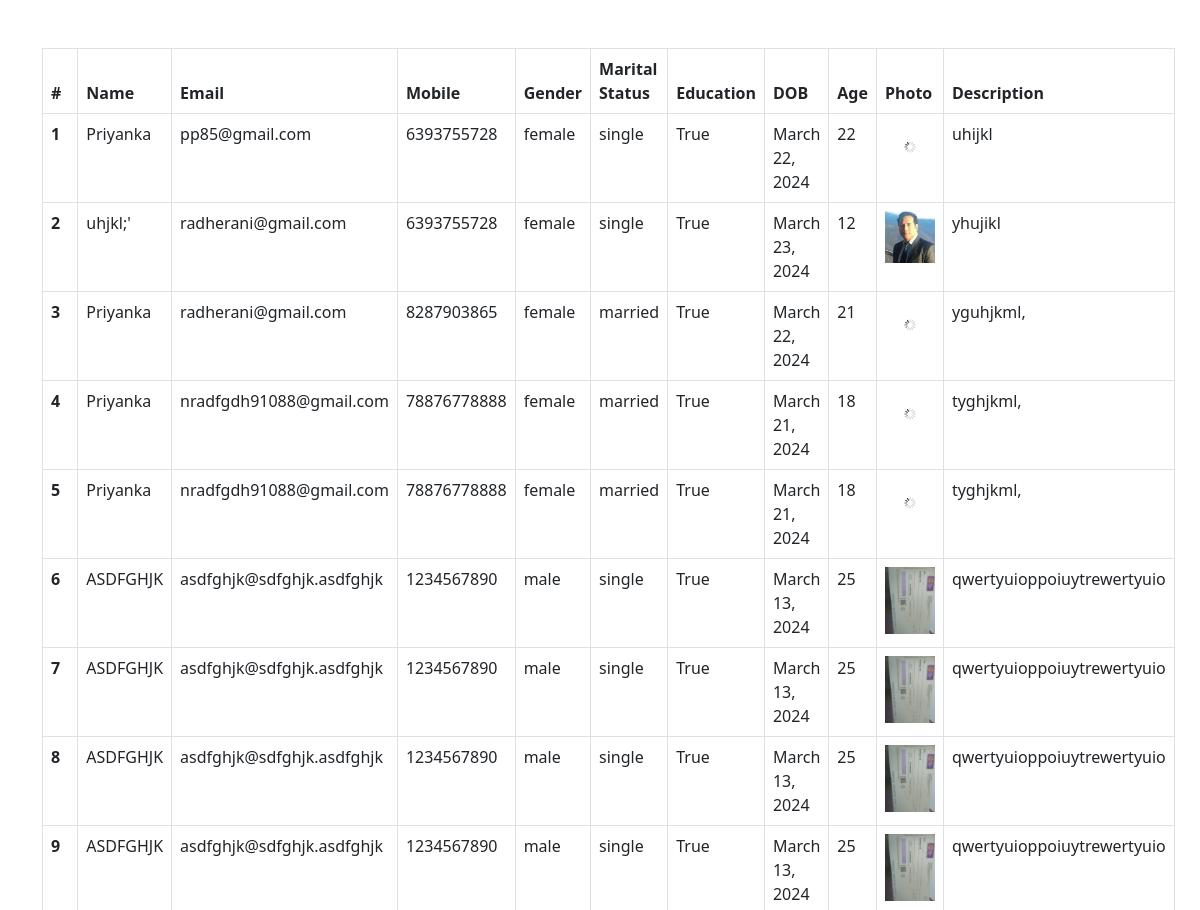
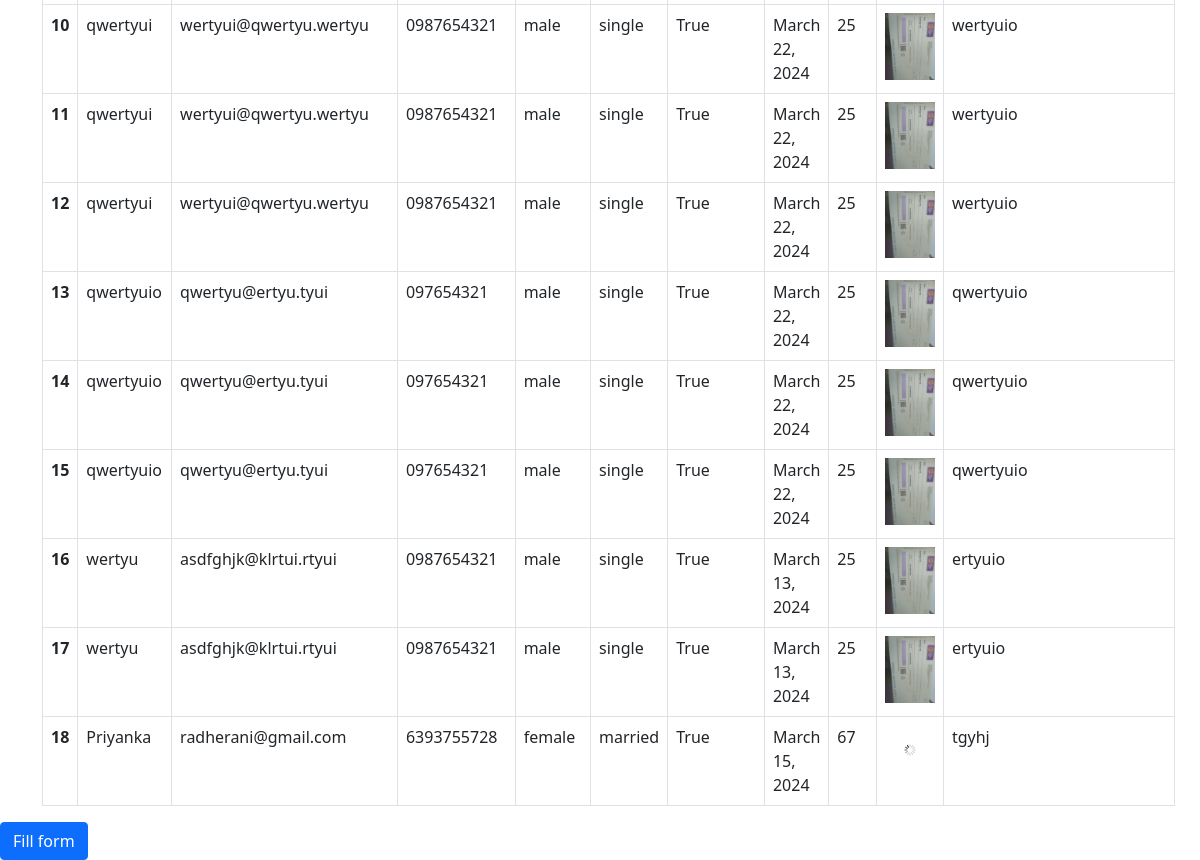
The page / on the database its author committed (2 pictures, top to bottom).
### enroll/models.py (models this page shows)
class Student(models.Model):
    name = models.CharField(max_length=100)
    email = models.EmailField(max_length=100)
    mobile = models.CharField(max_length=15)
    GENDER_CHOICES = (
        ('male', 'Male'),
        ('female', 'Female'),
        ('other', 'Other'),
    )
    gender = models.CharField(max_length=10, choices=GENDER_CHOICES)
    MARITAL_STATUS_CHOICES = (
        ('single', 'Single'),
        ('married', 'Married'),
        ('divorced', 'Divorced'),
        ('widowed', 'Widowed'),
    )
    marital_status = models.CharField(max_length=10, choices=MARITAL_STATUS_CHOICES)
    education = models.BooleanField(default=False)
    dob = models.DateField()
    age = models.IntegerField()
    photo = models.ImageField(upload_to='photos/')
    description = models.TextField()

### enroll/views.py (the view)
# urls.py: path('', views.student_list, name='student_list'),
def student_list(request):
    students = Student.objects.all()
    return render(request, 'home.html', {'students': students})

### enroll/templates/home.html (shortened to what this page needs)
<!DOCTYPE html>
<html lang="en">
<head>
    <link href="https://cdn.jsdelivr.net/npm/bootstrap@5.0.2/dist/css/bootstrap.min.css" rel="stylesheet">
</head>
<body>
<div class="container">
    <div class="row">
        <div class="col-md-12">
            <table class="table table-bordered mt-5">
                <thead>
                <tr>
                    <th scope="col">#</th>
                    <th scope="col">Name</th>
                    <th scope="col">Email</th>
                    <th scope="col">Mobile</th>
                    <th scope="col">Gender</th>
                    <th scope="col">Marital Status</th>
                    <th scope="col">Education</th>
                    <th scope="col">DOB</th>
                    <th scope="col">Age</th>
                    <th scope="col">Photo</th>
                    <th scope="col">Description</th>
                </tr>
                </thead>
                <tbody>
                {% for student in students %}
                    <tr>
                        <th scope="row">{{ forloop.counter }}</th>
                        <td>{{ student.name }}</td>
                        <td>{{ student.email }}</td>
                        <td>{{ student.mobile }}</td>
                        <td>{{ student.gender }}</td>
                        <td>{{ student.marital_status }}</td>
                        <td>{{ student.education }}</td>
                        <td>{{ student.dob }}</td>
                        <td>{{ student.age }}</td>
                        <td><img src="{{student.photo.url}}" alt="Student Photo" style="max-width: 50px;"></td>
                        <td>{{ student.description }}</td>
                    </tr>
                {% endfor %}
                </tbody>
            </table>
        </div>
    </div>
</div>
<button type="button" class="btn btn-primary" data-bs-toggle="modal" data-bs-target="#exampleModal">
    Fill form
</button>
</body>
</html>

### rows shown on the page
Student: name "Priyanka", email "pp85@gmail.com", mobile "6393755728", gender "female", marital_status "single", education "True", dob "March 22, 2024", age "22", photo (picture), description "uhijkl"
Student: name "uhjkl;'", email "radherani@gmail.com", mobile "6393755728", gender "female", marital_status "single", education "True", dob "March 23, 2024", age "12", photo (picture), description "yhujikl"
Student: name "Priyanka", email "radherani@gmail.com", mobile "8287903865", gender "female", marital_status "married", education "True", dob "March 22, 2024", age "21", photo (picture), description "yguhjkml,"
Student: name "Priyanka", email "nradfgdh91088@gmail.com", mobile "78876778888", gender "female", marital_status "married", education "True", dob "March 21, 2024", age "18", photo (picture), description "tyghjkml,"
Student: name "Priyanka", email "nradfgdh91088@gmail.com", mobile "78876778888", gender "female", marital_status "married", education "True", dob "March 21, 2024", age "18", photo (picture), description "tyghjkml,"
Student: name "ASDFGHJK", email "asdfghjk@sdfghjk.asdfghjk", mobile "1234567890", gender "male", marital_status "single", education "True", dob "March 13, 2024", age "25", photo (picture), description "qwertyuioppoiuytrewertyuio"
Student: name "ASDFGHJK", email "asdfghjk@sdfghjk.asdfghjk", mobile "1234567890", gender "male", marital_status "single", education "True", dob "March 13, 2024", age "25", photo (picture), description "qwertyuioppoiuytrewertyuio"
Student: name "ASDFGHJK", email "asdfghjk@sdfghjk.asdfghjk", mobile "1234567890", gender "male", marital_status "single", education "True", dob "March 13, 2024", age "25", photo (picture), description "qwertyuioppoiuytrewertyuio"
Student: name "ASDFGHJK", email "asdfghjk@sdfghjk.asdfghjk", mobile "1234567890", gender "male", marital_status "single", education "True", dob "March 13, 2024", age "25", photo (picture), description "qwertyuioppoiuytrewertyuio"
Student: name "qwertyui", email "wertyui@qwertyu.wertyu", mobile "0987654321", gender "male", marital_status "single", education "True", dob "March 22, 2024", age "25", photo (picture), description "wertyuio"
Student: name "qwertyui", email "wertyui@qwertyu.wertyu", mobile "0987654321", gender "male", marital_status "single", education "True", dob "March 22, 2024", age "25", photo (picture), description "wertyuio"
Student: name "qwertyui", email "wertyui@qwertyu.wertyu", mobile "0987654321", gender "male", marital_status "single", education "True", dob "March 22, 2024", age "25", photo (picture), description "wertyuio"
Student: name "qwertyuio", email "qwertyu@ertyu.tyui", mobile "097654321", gender "male", marital_status "single", education "True", dob "March 22, 2024", age "25", photo (picture), description "qwertyuio"
Student: name "qwertyuio", email "qwertyu@ertyu.tyui", mobile "097654321", gender "male", marital_status "single", education "True", dob "March 22, 2024", age "25", photo (picture), description "qwertyuio"
Student: name "qwertyuio", email "qwertyu@ertyu.tyui", mobile "097654321", gender "male", marital_status "single", education "True", dob "March 22, 2024", age "25", photo (picture), description "qwertyuio"
Student: name "wertyu", email "asdfghjk@klrtui.rtyui", mobile "0987654321", gender "male", marital_status "single", education "True", dob "March 13, 2024", age "25", photo (picture), description "ertyuio"
Student: name "wertyu", email "asdfghjk@klrtui.rtyui", mobile "0987654321", gender "male", marital_status "single", education "True", dob "March 13, 2024", age "25", photo (picture), description "ertyuio"
Student: name "Priyanka", email "radherani@gmail.com", mobile "6393755728", gender "female", marital_status "married", education "True", dob "March 15, 2024", age "67", photo (picture), description "tgyhj"
